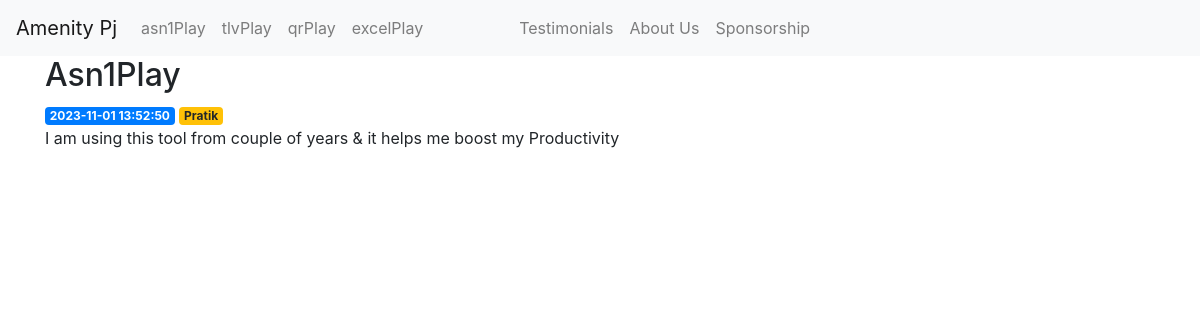
/2, run on the app's committed database.
### tables this page shows
CREATE TABLE posts (
    id INTEGER PRIMARY KEY AUTOINCREMENT,
    created TIMESTAMP NOT NULL DEFAULT CURRENT_TIMESTAMP,
    title TEXT NOT NULL,
    content TEXT NOT NULL,
    publisher TEXT NULL
);

### app.py (the view)
@app.route('/<int:post_id>')
def post(post_id):
    post = get_post(post_id)
    return render_template('post.html', post=post)

### app.py (called while the page is built)
def get_db_connection():
    path = os.sep.join([os.path.dirname(os.path.realpath(__file__)), 'db', 'database.db'])
    conn = sqlite3.connect(path)
    conn.row_factory = sqlite3.Row
    return conn

def get_post(post_id):
    conn = get_db_connection()
    post = conn.execute('SELECT * FROM posts WHERE id = ?',
                        (post_id,)).fetchone()
    conn.close()
    if post is None:
        abort(404)
    return post

### templates/post.html
{% extends 'base.html' %}
{% block content %}
    <h2>{% block title %} {{ post['title'] }} {% endblock %}</h2>
    <span class="badge badge-primary">{{ post['created'] }}</span>
	<span class="badge badge-warning">{{ post['publisher'] }}</span>
    <p>{{ post['content'] }}</p>
{% endblock %}

### data on the page
posts: title "Asn1Play", created "2023-11-01 13:52:50", publisher "Pratik", content "I am using this tool from couple of years & it helps me boost my Productivity"
